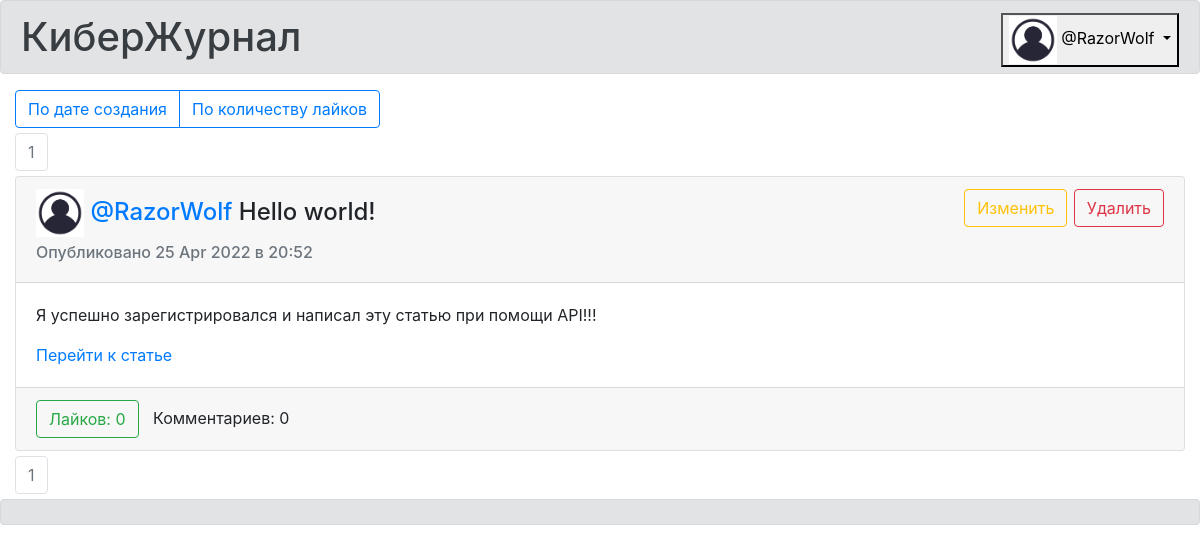
The page / (signed in) on the database its author committed.
### data/users.py (models this page shows, shortened)
class User(SqlAlchemyBase, UserMixin, SerializerMixin):
    __tablename__ = "users"
    serialize_rules = ("-articles", "-comments", "-likes")
    id = sqlalchemy.Column(sqlalchemy.Integer, primary_key=True, autoincrement=True)
    surname = sqlalchemy.Column(sqlalchemy.String(64))
    name = sqlalchemy.Column(sqlalchemy.String(64))
    nickname = sqlalchemy.Column(sqlalchemy.String(32), unique=True, index=True)
    email = sqlalchemy.Column(sqlalchemy.String(256), unique=True)
    hashed_password = sqlalchemy.Column(sqlalchemy.String(512))
    modified_date = sqlalchemy.Column(sqlalchemy.DateTime, default=datetime.now)
    avatar = sqlalchemy.Column(sqlalchemy.String(256), nullable=True)  # Название файла
    description = sqlalchemy.Column(sqlalchemy.String(4096), nullable=True)
    is_moderator = sqlalchemy.Column(sqlalchemy.Boolean, default=False)
    is_admin = sqlalchemy.Column(sqlalchemy.Boolean, default=False)  # Администратор наделён
    articles = orm.relation("Article", back_populates="user", cascade="all,delete-orphan")
    comments = orm.relation("Comment", back_populates="user", cascade="all,delete-orphan")
    likes = orm.relation("ArticleLike", back_populates="user", cascade="all,delete-orphan")

### data/articles.py (models this page shows)
class Article(SqlAlchemyBase, SerializerMixin):
    __tablename__ = "articles"
    serialize_rules = ("-comments", "-likes", "-user")
    id = sqlalchemy.Column(sqlalchemy.Integer, primary_key=True, autoincrement=True)
    author = sqlalchemy.Column(sqlalchemy.Integer, sqlalchemy.ForeignKey("users.id",
                                                                         ondelete="CASCADE"))
    title = sqlalchemy.Column(sqlalchemy.String(128), nullable=False)
    content = sqlalchemy.Column(sqlalchemy.String(4096), nullable=False)
    create_date = sqlalchemy.Column(sqlalchemy.DateTime, default=datetime.now)
    image = sqlalchemy.Column(sqlalchemy.String(256))
    likes_count = sqlalchemy.Column(sqlalchemy.Integer, default=0)
    user = orm.relation("User")
    comments = orm.relation("Comment", back_populates="article", cascade="all,delete-orphan")
    likes = orm.relation("ArticleLike", back_populates="article", cascade="all,delete-orphan")
    def user_can_delete(self, user):
        if self.user == user:
            return True
        if self.user.is_admin:
            return False
        if self.user.is_moderator:
            return user.is_admin
        return user.is_admin or user.is_moderator

### main.py (the view)
@app.route("/")
@app.route("/page<int:page_index>")
def index(page_index=1):
    args = sorted_by_parser.parse_args()
    session["sorted_by"] = args["sorted_by"]
    db_sess = db_session.create_session()
    response = db_sess.query(Article)
    if args["sorted_by"] == "create_date":
        response = response.order_by(Article.create_date.desc())
    else:
        response = response.order_by(Article.likes_count.desc()).order_by(Article.create_date.desc())
    all_articles_count = response.count()
    articles_count = 10
    max_page_index = max((all_articles_count // articles_count +
                          (0 if all_articles_count % articles_count == 0 else 1)), 1)
    if page_index > max_page_index:
        abort(404)
    articles = response.slice((page_index - 1) * articles_count, page_index * articles_count)
    return render_template("index.html", title="Главная", articles_list=articles,
                           page_index=page_index, max_page_index=max_page_index,
                           sorted_by=session["sorted_by"])

### data/db_session.py (called while the page is built)
def create_session() -> Session:
    global __factory
    return __factory()

### main.py (called while the page is built)
@login_manager.user_loader
def load_user(user_id):
    db_sess = db_session.create_session()
    return db_sess.query(User).get(user_id)

### templates/index.html
{% extends "base.html" %}
{% from "macro.html" import article_card, pagination_widget, sorted_by_widget %}
{% block content %}
    <div class="col-auto">
        {% set page_links_count = 9 %}
        {% set link_format = "/page$i?sorted_by=" + sorted_by %}
        {{ sorted_by_widget("/page" + page_index|string) }}
        {{ pagination_widget(page_index, max_page_index, page_links_count, link_format) }}
        {% for article in articles_list %}
            {{ article_card(article, current_user, "/page" + page_index|string + "?sorted_by=" + sorted_by + "#articleCard" + article.id|string, sorted_by) }}
        {% endfor %}
        {{ pagination_widget(page_index, max_page_index, page_links_count, link_format) }}
    </div>
{% endblock %}

### templates/base.html (shortened to what this page needs)
{% from "macro.html" import avatar_filename, user_role_image %}
<!DOCTYPE html>
<html lang="en">
<head>
    <link rel="stylesheet"
          href="https://stackpath.bootstrapcdn.com/bootstrap/4.4.1/css/bootstrap.min.css"
>
    <link rel="stylesheet" href="{{ url_for('static', filename='css/style.css') }}" type="text/css">
</head>
<body>
    <header>
        <div class="alert alert-secondary">
            <h1 class="main-header">КиберЖурнал</h1>
            {% if current_user.is_authenticated %}
                <div class="header-link-container dropdown">
                    <button class="dropdown-toggle" type="button" id="dropButton1"
                            data-bs-toggle="dropdown" aria-expanded="false">
                        <img src="{{ avatar_filename(current_user) }}" alt="" width="48" height="48">
                        @{{ current_user.nickname }}{{ user_role_image(current_user) }}
                    </button>
                </div>
            {% endif %}
        </div>
    </header>
    {% block content %}{% endblock %}
    <footer>
        <div class="alert alert-secondary" role="alert">
        </div>
    </footer>
</body>
</html>

### templates/macro.html (shortened to what this page needs)
{% macro avatar_filename(user) %}
    {% if user.avatar %}
        {{ url_for("static", filename=("img/avatars/" + user.avatar)) }}
    {% else %}
        {{ url_for("static", filename="img/default_avatar.png") }}
    {% endif %}
{% endmacro %}
{% macro datetime_to_string(dt) %}
    {{ dt.strftime("%d %b %Y в %H:%M") }}
{% endmacro %}
{% macro like_btn(likes_count, is_liked, url, redirect_url, is_disabled=False) %}
    <a href="{{ url }}?redirect_url={{ redirect_url }}" class="btn
        {% if is_liked %}
            btn-success
        {% else %}
            btn-outline-success
        {% endif %}
        " tabindex="-1">Лайков: {{ likes_count }}</a>
{% endmacro %}
{% macro edit_btn(href) %}
    <a href="{{ href }}"
       class="btn btn-outline-warning">Изменить</a>
{% endmacro %}
{% macro delete_btn(href, modal_id) %}
    <button class="btn btn-outline-danger" type="button" data-bs-toggle="modal" data-bs-target="#{{ modal_id }}">
        Удалить
    </button>
{% endmacro %}
{% macro article_card(article, current_user, url="/", sorted_by="create_date") %}
    <div class="card article-card" id="articleCard{{ article.id }}">
        <div class="card-header">
            <h4 class="card-title">
                <img src="{{ avatar_filename(article.user) }}" alt="" width="48" height="48">
                <a href="/user_page/{{ article.author }}?sorted_by={{ sorted_by }}">@{{ article.user.nickname }}</a>
                {{ article.title }}
                {% if current_user.is_authenticated and article.user_can_delete(current_user) %}
                    <span style="float: right">
                        {% if article.user == current_user %}
                            {{ edit_btn("/edit_article/" + article.id|string) }}
                        {% endif %}
                        {{ delete_btn("/delete_article/" + article.id|string, "articleModal" + article.id|string) }}
                    </span>
                {% endif %}
            </h4>
            <h6 class="card-subtitle mb-2 text-muted">Опубликовано {{ datetime_to_string(article.create_date) }}</h6>
        </div>
        <div class="card-body">
            <p class="card-text preserve-line-breaks">{{ article.content|truncate(255) }}</p>
            <a href="/article/{{ article.id }}" class="card-link">Перейти к статье</a>
        </div>
        <div class="card-footer">
            {{ like_btn(article.likes_count,
                        current_user is in(article.likes|map(attribute='user')),
                        "/like/" + article.id|string,
                        url,
                        not current_user.is_authenticated) }}
            <span style="margin-left: 10px;">Комментариев: {{ article.comments|length }}</span>
        </div>
    </div>
{% endmacro %}
{% macro pagination_widget(page_index, max_page_index, page_links_count, link_format) %}
    <ul class="pagination" style="margin-top: 5px; margin-bottom: 5px;">
        {% if max_page_index <= page_links_count %}
            {% set min_link_index = 1 %}
            {% set max_link_index = max_page_index %}
        {% else %}
            {% if page_index <= page_links_count // 2 + 1 %}
                {% set min_link_index = 1 %}
                {% set max_link_index = page_links_count %}
            {% elif max_page_index - page_index + 1 <= page_links_count // 2 + 1 %}
                {% set min_link_index = max_page_index - page_links_count + 1 %}
                {% set max_link_index = max_page_index %}
            {% else %}
                {% set min_link_index = page_index - page_links_count // 2 %}
                {% set max_link_index = page_index + page_links_count // 2 %}
            {% endif %}
        {% endif %}
        {% for i in range(min_link_index, max_link_index + 1) %}
            <li class="page-item {% if i == page_index %}disabled{% endif %}">
                <a href="{{ link_format|replace('$i', i|string) }}"
                   class="page-link">{{ i }}</a>
            </li>
        {% endfor %}
    </ul>
{% endmacro %}
{% macro sorted_by_widget(url) %}
    <div class="btn-group" role="group">
        <a href="{{ url }}?sorted_by=create_date" class="btn btn-outline-primary">По дате создания</a>
        <a href="{{ url }}?sorted_by=likes_count" class="btn btn-outline-primary">По количеству лайков</a>
    </div>
{% endmacro %}

### static/css/style.css (style rules this page uses)
h1.main-header { display: inline; }
.header-link-container { float: right; display: inline-block; }
.preserve-line-breaks { white-space: pre-wrap; }
.article-card, .comment-card, .user-card { margin-top: 5px; margin-bottom: 5px; }
footer { margin-top: 5px; }
header { margin-bottom: 5px; }

### rows shown on the page
User: nickname "RazorWolf"
Article: user.nickname "RazorWolf", title "Hello world!", strftime "25 Apr 2022 в 20:52", content "Я успешно зарегистрировался и написал эту статью при помощи API!!!", likes_count "0", comments|length "0"

### other values the page prints
{{ i }} "1" "1"
